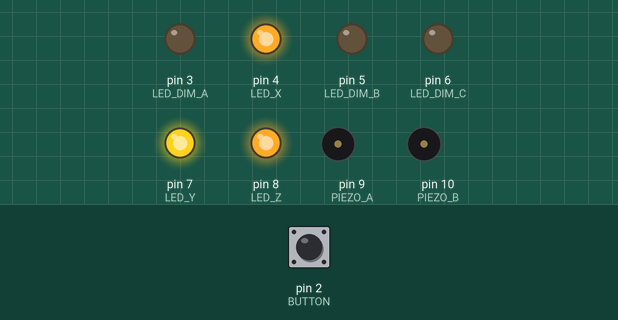
The sketch below on a simulated Arduino Uno, built with avr-gcc and run on an emulated ATmega328P. On the bench: output pins drawn as LEDs (lit = HIGH), buzzer (waves = sounding, pin HIGH). Dashed ring = blinking. Inputs (shaded band) come from the test bench; at power-on: pin 2 (BUTTON) LOW.

Above: at 1.25 s.
1.3 s: pin 2 (BUTTON) pulled HIGH for 3.2 s
At 2.5 s:
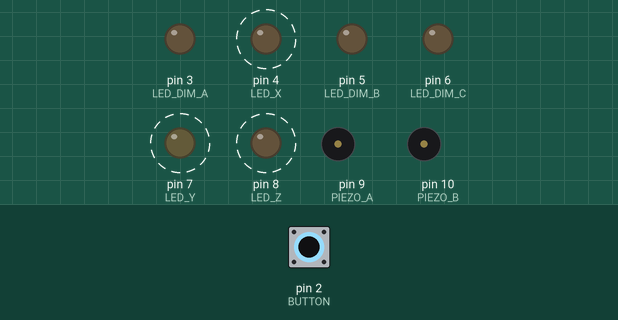
6.0 s: pin 2 (BUTTON) pulled HIGH for 1 s
At 9.11 s:
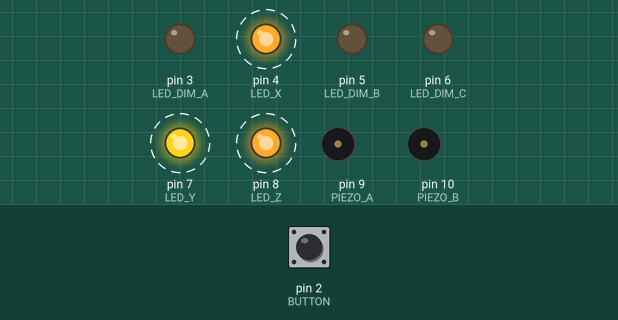
10.0 s: pin 2 (BUTTON) pulled HIGH for 0.15 s
At 11.4 s:
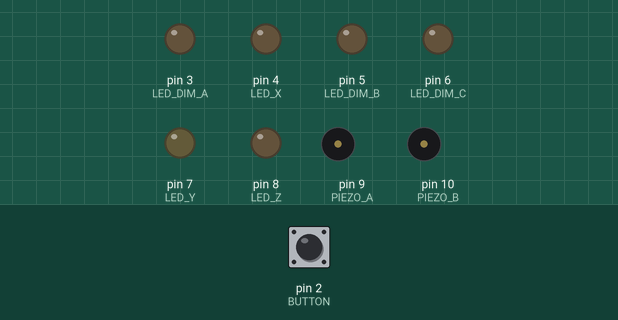
Timing chart, 0 to 19.1 s (numbered marks = the images above; inputs shaded):
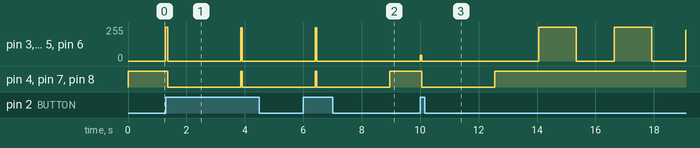

The sketch:

LEDs_Dim_Button_Turns_LEDs_Off.ino
```cpp
// LEDs will dim. If button is pressed, all LEDs will turn off for a moment, then resume.

// Global Variables for dimmming LEDs
int led_brightness = 0;
bool increasing = true;

// Pin for button
const int BUTTON = 2;

// Pins for dimming LEDs
const int LED_DIM_A = 3;
const int LED_DIM_B = 5;
const int LED_DIM_C = 6;

// Pins for normal LEDs
const int LED_X = 4;
const int LED_Y = 7;
const int LED_Z = 8;

// Pins for piezos
const int PIEZO_A = 9;
const int PIEZO_B = 10;

void setup()
{
  // Sets pin mode for all digital pins
  pinMode(BUTTON, INPUT);
  pinMode(LED_DIM_A, OUTPUT);
  pinMode(LED_DIM_B, OUTPUT);
  pinMode(LED_DIM_C, OUTPUT);
  pinMode(LED_X, OUTPUT);
  pinMode(LED_Y, OUTPUT);
  pinMode(LED_Z, OUTPUT);
  pinMode(PIEZO_A, OUTPUT);
  pinMode(PIEZO_B, OUTPUT);

  // Starts with normal LEDs on
  digitalWrite(LED_X, HIGH);
  digitalWrite(LED_Y, HIGH);
  digitalWrite(LED_Z, HIGH);
}

void loop()
{
  dim_leds();

  if (check_button()) {
    leds_off();
    delay(2500);
    leds_on();
  }

  delay(5);
}

// Returns true if button is pressed
bool check_button() {
  if (digitalRead(BUTTON) == HIGH) {
    delay(50);
    if (digitalRead(BUTTON) == HIGH) {
      return true;
    }
  }
  return false;
}

// Dims and brightens dimming LEDs
void dim_leds() {
  analogWrite(LED_DIM_A, led_brightness);
  analogWrite(LED_DIM_B, led_brightness);
  analogWrite(LED_DIM_C, led_brightness);

  if (increasing) {
    ++led_brightness;
  }
  else {
    --led_brightness;
  }

  if (led_brightness > 255) {
    increasing = false;
    led_brightness = 255;
  } else if (led_brightness < 0) {
    increasing = true;
    led_brightness = 0;
  }
}

// Turns on all LEDs
void leds_on() {
  digitalWrite(LED_X, HIGH);
  digitalWrite(LED_Y, HIGH);
  digitalWrite(LED_Z, HIGH);
  digitalWrite(LED_DIM_A, HIGH);
  digitalWrite(LED_DIM_B, HIGH);
  digitalWrite(LED_DIM_C, HIGH);
}

// Turns off all LEDs
void leds_off() {
  digitalWrite(LED_X, LOW);
  digitalWrite(LED_Y, LOW);
  digitalWrite(LED_Z, LOW);
  digitalWrite(LED_DIM_A, LOW);
  digitalWrite(LED_DIM_B, LOW);
  digitalWrite(LED_DIM_C, LOW);
}
```

Measured:
- after the input at 1.3 s, pin 4 (LED_X), pin 7 (LED_Y), pin 8 (LED_Z): HIGH → LOW after 0.05 s
- after the input at 6.0 s, pin 3 (LED_DIM_A), pin 5 (LED_DIM_B), pin 6 (LED_DIM_C): 0/255 → 250/255 after 0.41 s, → 0/255 0.05 s later
- after the input at 10.0 s, pin 4 (LED_X), pin 7 (LED_Y), pin 8 (LED_Z): HIGH → LOW after 0.05 s
